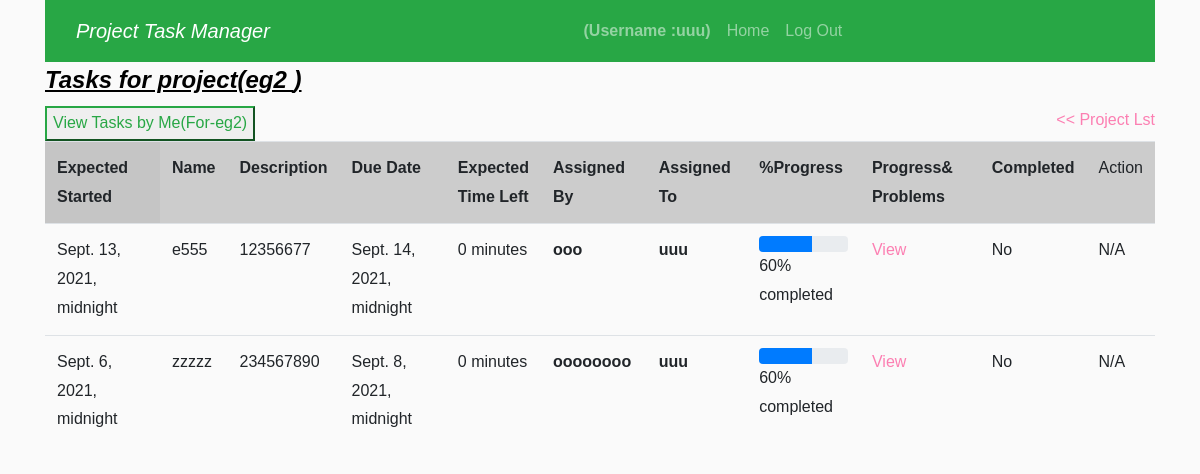
The app's page /view/2/ (signed in) with its own data.
### prjtask/models.py (models this page shows, shortened)
class User(AbstractUser):
    ulevel=(
        (2, "worker"),
        (1, "manager")
    )
    userlevels=models.IntegerField(choices=ulevel , default = 2, blank = True)

class Projects(models.Model):
    name = models.CharField(max_length=150)
    start = models.DateTimeField(auto_now=True )
    end      = models.DateTimeField(null=True)
    status = models.IntegerField(default=0)
    counttask = models.IntegerField(default=0)
    completed = models.IntegerField(default=0)
    not_completed =models.IntegerField(default=0)
    status2 = models.BooleanField(default=False)
    complete = models.IntegerField(default=0)
    class Meta:
        ordering = ['name']

class Task(models.Model) :
    name  = models.CharField(max_length=200)
    t_description = models.TextField(max_length=1000)
    project = models.ForeignKey(Projects, on_delete=models.CASCADE)
    tuser=models.ForeignKey(User, on_delete=models.CASCADE, related_name="tusertask")
    start_time    = models.DateTimeField(auto_now_add=False )
    end_time      = models.DateTimeField(null=True)
    status = models.IntegerField(default=0)
    asignedto  = models.ForeignKey(User, on_delete=models.CASCADE, related_name="asignedtotask")
    expected_end    = models.DateTimeField(null=True )
    progress = models.TextField(max_length=2000 , null=True)
    chck=models.CharField(max_length=100)
    status2=models.BooleanField(default=False)

### prjtask/views.py (the view)
# urls.py: path("view/<int:id>/", views.view, name="view"),
@login_required
def view(request, id):
    user0 = User.objects.get(username=request.user.username)
    user00=User.objects.all()
    prj0 =Projects.objects.get(id=id)
    tsk0 = Task.objects.filter(project_id=id).order_by('-start_time')
    nw1 = datetime.now()
    nw2 = nw1.strftime("%b %d %Y, %I:%M %p")
    page = request.GET.get('page', 1)
    paginator = Paginator(tsk0, 10)
    try:
        p = paginator.page(page)
    except PageNotAnInteger:
        p = paginator.page(1)
    except EmptyPage:
        p = paginator.page(paginator.num_pages)
    return  render(request,"prjtask/view.html",{'task0':tsk0,'user0':user00 , 'p':p , 'prj0':prj0 ,'nw2':nw1})

### prjtask/templates/prjtask/view.html (shortened to what this page needs)
{% extends "prjtask/layout.html" %}
{% load static %}
{% block link %}
<link rel="stylesheet" href="https://cdnjs.cloudflare.com/ajax/libs/jquery-modal/0.9.1/jquery.modal.min.css" />
{% endblock%}
{% block body %}
    <div class="container">
        <h4><b><u><i>Tasks for project({% if prj0 %}{{prj0.name}}  {% endif %})</u></i></u></b></h4><div style="float: right; "><a href = "{% url 'index' %}"><< Project Lst</a></div>
        <div class="viewt">
        <div >
            <button id="btnright" class="btn-outline-success"   onclick="viewtasks()"> View Tasks by Me(For-{{prj0.name}}) <br></button>
        </div>
    <table class="table" id="viewall" width="100%">
        <tr bgcolor="#cccccc" >
            <font color="#ffffff">
                <th bgcolor="#c5c5c5">Expected Started </th>
                <th> Name</th>
                <th>Description</th>
                <th>Due Date</th><th>Expected <br> Time Left</th>
                <th>Assigned By</th>
                <th>Assigned To</th>
                <th>%Progress</th><th>Progress& Problems</th>
                <th>Completed</th>
                <td>Action</td>
            </font>
        </tr>
        <div>
        {% if task0 %}
            {% for task0 in task0 %}
                 <tr>
                     <td>{{task0.start_time}}</td>
                     <td>{{task0.name}}</td>
                     <td>{{task0.t_description}}</td>
                     <td>{{task0.expected_end}}</td><td>{{task0.expected_end|timeuntil}}</td>
                     <th>{% for user0 in user0 %}{% if task0.tuser_id == user0.id %}{{user0.username}}{% endif %}{%endfor %}</th>
                     <th>{% for user0 in user0 %}{% if task0.asignedto_id == user0.id %}{{user0.username}}{% endif %}{%endfor %}</th>
                     <td><div class="progress">
                        <div class="progress-bar" role="progressbar" aria-valuenow="{{task0.status}}"
                        aria-valuemin="0" aria-valuemax="100" style="width:{{task0.status}}%">
                        </div>
                      </div>{{task0.status}}% completed</td><td>
                        <p><a href="#ex1{{task0.id}}" rel="modal:open">View</a></p></td>
                     <td>{% if task0.status == 100 %}Yes{% else %}No{% endif %}</td>
                     <td> {% if task0.tuser_id == user.id %}<a href="{% url 'edit' task0.id %}" class="btn-outline-success"> Edit </a>
                     /<a href="{% url 'delete' task0.id %}" class="btn-outline-success"> Delete </a>
                     {% else %}N/A
                     {% endif %}
                     </td>
                 </tr>
                 </div>
            {% endfor %}
        {% endif %}
    </table></div>
{% endblock %}

### prjtask/templates/prjtask/layout.html (shortened to what this page needs)
{% load static %}
<!DOCTYPE html>
<html lang="en">
    <head>
        <link href="{% static 'prjtask/bootstrap.css' %}" rel="stylesheet">
        <link rel="stylesheet" href="{% static 'prjtask/css/style.css' %}">
      {% block link %}
      {% endblock %}
    </head>
    <body>
		<div class="container">
            <nav class="navbar navbar-dark navbar-expand-lg ftco_navbar bg-success" id="ftco-navbar">
		    <div class="container">
		    	<a class="navbar-brand" href="index.html"><i>Project Task Manager</i></a>
		      <div class="collapse navbar-collapse" id="ftco-nav">
                <ul class="navbar-nav mr-auto">
                    {% if user.is_authenticated %}
                        <li class="nav-item">
                            <a class="nav-link" href="#"><strong>(Username :{{ user.username }})</strong></a>
                        </li>
                    {% endif %}
                    <li class="nav-item">
                      <a class="nav-link" href="{% url 'index' %}">Home</a>
                    </li>
                    {% if user.is_authenticated %}
                        <li class="nav-item">
                            <a class="nav-link" href="{% url 'logout' %}">Log Out</a>
                        </li>
                    {% endif %}
                  </ul>
		      </div>
		    </div>
		  </nav>
  </div>
        <div class="body">
            {% block body %}
            {% endblock %}
        </div>
    </body>
</html>

### records on screen
User: username "uuu"
Projects: name "eg2"
Task: start_time "Sept. 13, 2021, midnight", name "e555", t_description "12356677", expected_end "Sept. 14, 2021, midnight", expected_end "0 minutes", status "60", shows "No", shows "N/A"
User: username "ooo"
Task: start_time "Sept. 6, 2021, midnight", name "zzzzz", t_description "234567890", expected_end "Sept. 8, 2021, midnight", expected_end "0 minutes", status "60", shows "No", shows "N/A"
User: username "oooooooo"
